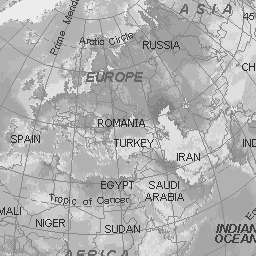
#> input picture Lab3/Globe.pgm, 256 x 256 px
$ python spvar.py
#> lines starting #> are read from the running program, lines starting #| are printed output that depends on the picture
#Import libraries
from pylab import *
import cv2

#Load image
#path  = r"Globe.pgm"
path  = r"Globe.pgm"
src = cv2.imread(path,0)
#> src is the input picture: shape (256, 256); min 42, max 236, mean 177.7
N = shape(src)[0]
#> N = 256

def varblur(src) :
    Nr,Nc = shape(src)
#> Nr = 256; Nc = 256
    fin = np.zeros(shape(src))
    #Go along rows and then along columns
    kmax = 13
    for i in range(kmax,Nr+kmax) :
        for j in range(kmax,Nc+kmax) :
            #Obtain blur kernel-sigma values
            A = 2
            B = (N*N/2)/(-np.log(0.01/A))
            ioff = i-kmax
            joff = j-kmax
            sig = A*exp(-((ioff-(N/2))**2+(joff-(N/2))**2)/B)
            #sig = 1

            #Apply kernel on the image
            #print(sig)
            kernel = generate_kernel(sig)
            kext = len(kernel)//2

            img = np.zeros((int(Nr+2*kmax),int(Nc+2*kmax)))

            img[kmax:Nr+kmax,kmax:Nc+kmax] = src
            patch = np.zeros(shape(kernel))
            patch = img[i-kext:i+kext+1,j-kext:j+kext+1]
            patch = patch*kernel
            #print(sum(patch))
            fin[i-kmax,j-kmax] = sum(patch)
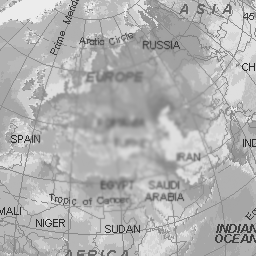
#> fin: shape (256, 256) float64; min 42, max 236, mean 177.8
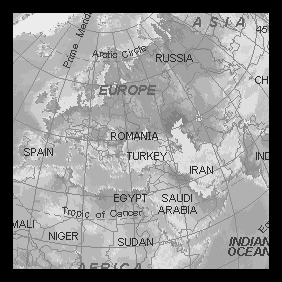
#> img: shape (282, 282) float64; min 0, max 236, mean 146.5
            #print(fin[i-kmax,j-kmax])
    #print(len(np.where(fin==0)[0]))
    #print(fin)
    return fin

#Obtain kernel for given sigma
def generate_kernel(sig) :
    k = int(ceil(6*sig +1))
    if k%2 == 0 :
        k = k+1
    kernel = np.zeros((k,k))
    mid = k//2
    for i in range(0,mid+1) :
        row = np.arange(mid+i,k)
        roweff = row-mid
        kernel[mid-i,row] = (1/(2*pi*sig*sig))*exp(-(roweff*roweff + i*i)/(2*sig*sig))
        kernel[mid-roweff[1:],mid+i] = kernel[mid-i,row][1:]

    kernel[:mid+1,:mid] = np.fliplr(kernel[:mid+1,mid+1:])
    kernel[mid+1:,:] = np.flipud(kernel[:mid,:])
    kernel = kernel/sum(kernel)
    return kernel

#Obtain target
tgt = varblur(src)
#Plots
plt.imshow(tgt, cmap = "gray")
plt.axis("off")
plt.show()

plt.imshow(abs(tgt-src),cmap = "gray")
plt.axis("off")
plt.show()
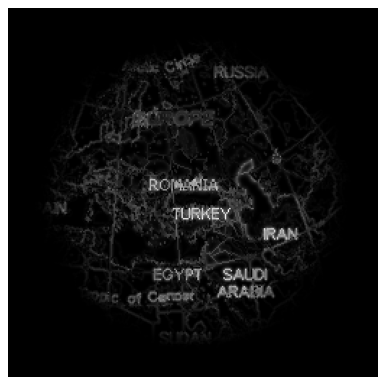
#> figure drawn by matplotlib, 1 panel
